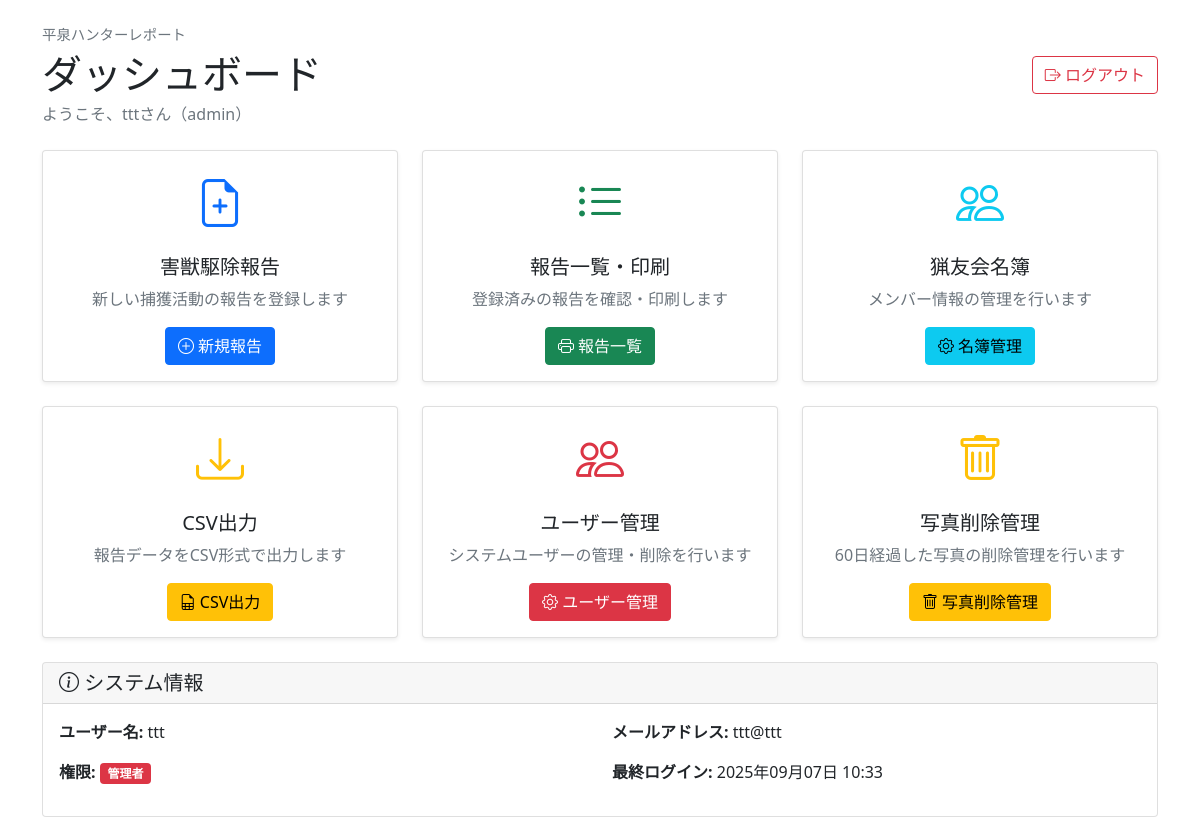
The page /dashboard (signed in) on the database its author committed.
### app.py (models this page shows, shortened)
class User(Model):
    name = CharField(unique=True)
    email = CharField()
    password_hash = CharField()
    role = CharField(default="reporter")  # reporter / editor / admin
    created_at = CharField(null=True)  # 作成日時
    class Meta:
        database = db

### app.py (the view)
@app.route("/dashboard")
def dashboard():
    if "user_id" not in session:
        return redirect("/login")
    user = User.get_by_id(session["user_id"])
    current_time = datetime.datetime.now().strftime("%Y年%m月%d日 %H:%M")
    return render_template("dashboard.html", user=user, current_time=current_time)

### templates/dashboard.html (shortened to what this page needs)
<!DOCTYPE html>
<html lang="ja">
<head>
    <link href="https://cdn.jsdelivr.net/npm/bootstrap@5.1.3/dist/css/bootstrap.min.css" rel="stylesheet">
    <link href="https://cdn.jsdelivr.net/npm/bootstrap-icons@1.7.2/font/bootstrap-icons.css" rel="stylesheet">
</head>
<body>
    <div class="container mt-4">
        <div class="d-flex justify-content-between align-items-center mb-4">
            <div>
                <div class="app-title-small mb-1">平泉ハンターレポート</div>
                <h1 class="mb-1">ダッシュボード</h1>
                <p class="text-muted mb-0">ようこそ、{{ user.name }}さん（{{ user.role }}）</p>
            </div>
            <div>
                <a href="/logout" class="btn btn-outline-danger">
                    <i class="bi bi-box-arrow-right"></i> ログアウト
                </a>
            </div>
        </div>
        <div class="row g-4 mb-4">
            <div class="col-md-6 col-lg-4">
                <div class="card h-100 shadow-sm">
                    <div class="card-body text-center">
                        <div class="mb-3">
                            <i class="bi bi-file-earmark-plus text-primary" style="font-size: 3rem;"></i>
                        </div>
                        <h5 class="card-title">害獣駆除報告</h5>
                        <p class="card-text text-muted">新しい捕獲活動の報告を登録します</p>
                        <a href="/report/new" class="btn btn-primary">
                            <i class="bi bi-plus-circle"></i> 新規報告
                        </a>
                    </div>
                </div>
            </div>
            <div class="col-md-6 col-lg-4">
                <div class="card h-100 shadow-sm">
                    <div class="card-body text-center">
                        <div class="mb-3">
                            <i class="bi bi-list-ul text-success" style="font-size: 3rem;"></i>
                        </div>
                        <h5 class="card-title">報告一覧・印刷</h5>
                        <p class="card-text text-muted">登録済みの報告を確認・印刷します</p>
                        <a href="/reports" class="btn btn-success">
                            <i class="bi bi-printer"></i> 報告一覧
                        </a>
                    </div>
                </div>
            </div>
            {% if user.role in ["editor", "admin"] %}
            <div class="col-md-6 col-lg-4">
                <div class="card h-100 shadow-sm">
                    <div class="card-body text-center">
                        <div class="mb-3">
                            <i class="bi bi-people text-info" style="font-size: 3rem;"></i>
                        </div>
                        <h5 class="card-title">猟友会名簿</h5>
                        <p class="card-text text-muted">メンバー情報の管理を行います</p>
                        <a href="/members/manage" class="btn btn-info">
                            <i class="bi bi-gear"></i> 名簿管理
                        </a>
                    </div>
                </div>
            </div>
            {% endif %}
            {% if user.role == "admin" %}
            <div class="col-md-6 col-lg-4">
                <div class="card h-100 shadow-sm">
                    <div class="card-body text-center">
                        <div class="mb-3">
                            <i class="bi bi-download text-warning" style="font-size: 3rem;"></i>
                        </div>
                        <h5 class="card-title">CSV出力</h5>
                        <p class="card-text text-muted">報告データをCSV形式で出力します</p>
                        <a href="/reports/export" class="btn btn-warning">
                            <i class="bi bi-file-earmark-spreadsheet"></i> CSV出力
                        </a>
                    </div>
                </div>
            </div>
            {% endif %}
            {% if user.role == "admin" %}
            <div class="col-md-6 col-lg-4">
                <div class="card h-100 shadow-sm">
                    <div class="card-body text-center">
                        <div class="mb-3">
                            <i class="bi bi-people text-danger" style="font-size: 3rem;"></i>
                        </div>
                        <h5 class="card-title">ユーザー管理</h5>
                        <p class="card-text text-muted">システムユーザーの管理・削除を行います</p>
                        <a href="/users/manage" class="btn btn-danger">
                            <i class="bi bi-gear"></i> ユーザー管理
                        </a>
                    </div>
                </div>
            </div>
            {% endif %}
            {% if user.role == "admin" %}
            <div class="col-md-6 col-lg-4">
                <div class="card h-100 shadow-sm">
                    <div class="card-body text-center">
                        <div class="mb-3">
                            <i class="bi bi-trash text-warning" style="font-size: 3rem;"></i>
                        </div>
                        <h5 class="card-title">写真削除管理</h5>
                        <p class="card-text text-muted">60日経過した写真の削除管理を行います</p>
                        <a href="/admin/photo-cleanup" class="btn btn-warning">
                            <i class="bi bi-trash"></i> 写真削除管理
                        </a>
                    </div>
                </div>
            </div>
            {% endif %}
        </div>
        <div class="row">
            <div class="col-12">
                <div class="card">
                    <div class="card-header">
                        <h5 class="mb-0">
                            <i class="bi bi-info-circle"></i> システム情報
                        </h5>
                    </div>
                    <div class="card-body">
                        <div class="row">
                            <div class="col-md-6">
                                <p><strong>ユーザー名:</strong> {{ user.name }}</p>
                                <p><strong>権限:</strong>
                                    {% if user.role == "admin" %}
                                    <span class="badge bg-danger">管理者</span>
                                    {% elif user.role == "editor" %}
                                    <span class="badge bg-warning">編集者</span>
                                    {% else %}
                                    <span class="badge bg-primary">報告者</span>
                                    {% endif %}
                                </p>
                            </div>
                            <div class="col-md-6">
                                <p><strong>メールアドレス:</strong> {{ user.email }}</p>
                                <p><strong>最終ログイン:</strong> {{ current_time }}</p>
                            </div>
                        </div>
                    </div>
                </div>
            </div>
        </div>
    </div>
</body>
</html>

### templates/dashboard.html (style rules this page uses)
.app-title-small { color: #6c757d; font-size: 0.9rem; font-weight: 500; }

### rows shown on the page
User: name "ttt", role "admin", email "ttt@ttt"
